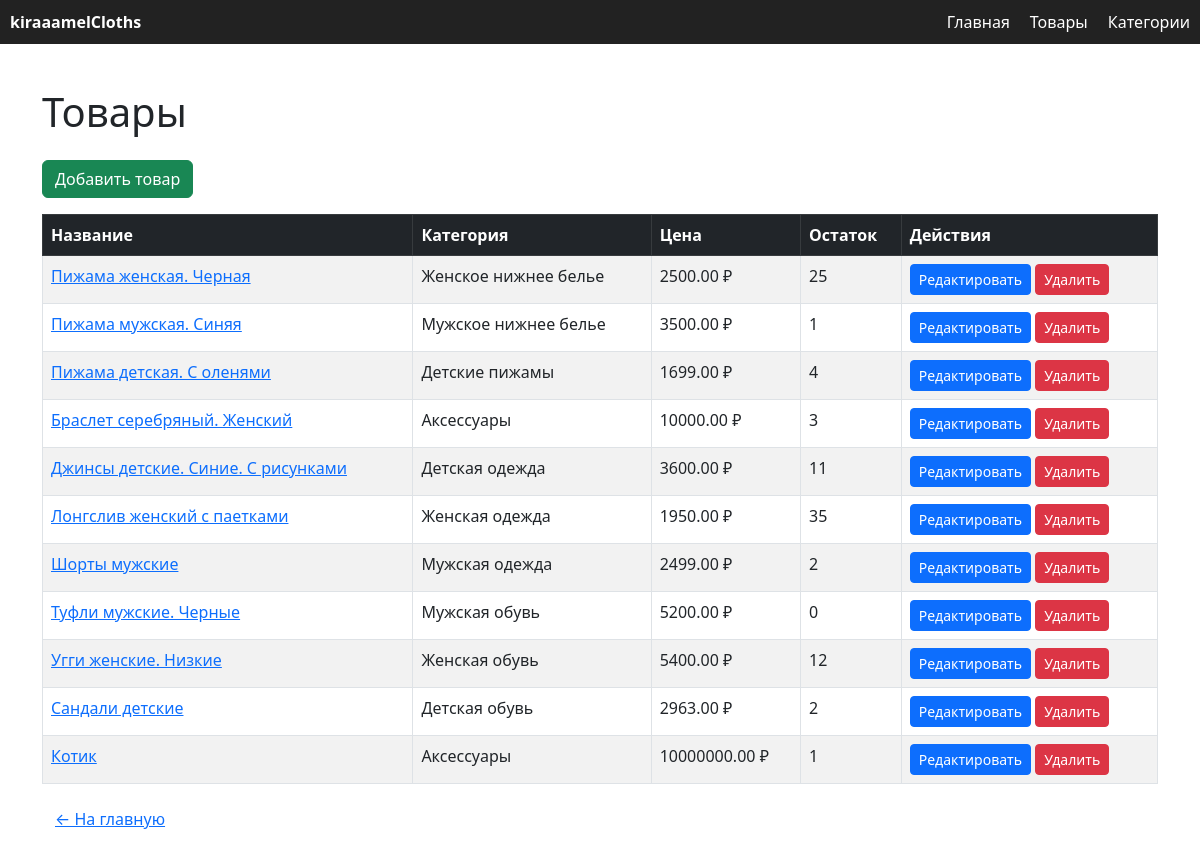
/products/, run on an earlier commit of the app's database.
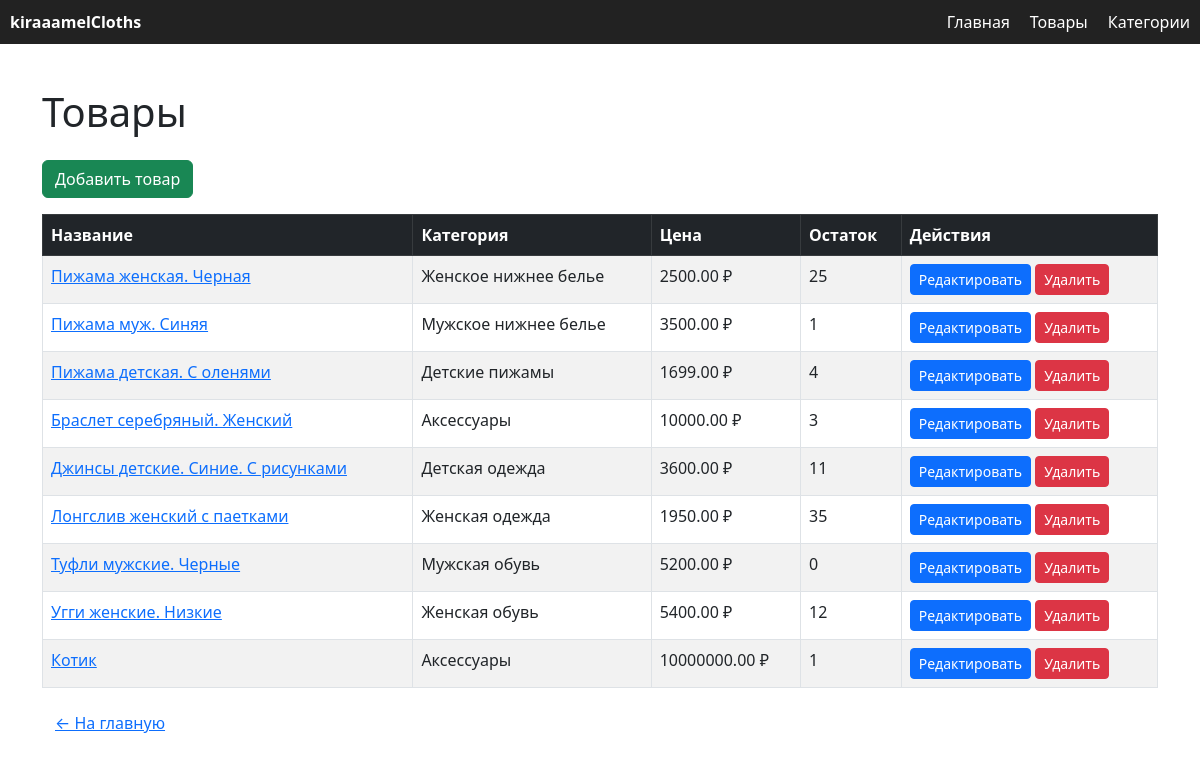
And on a later commit of the database.
### shop/models.py (models this page shows, shortened)
class Product(models.Model):
    GENDER_CHOICES = [
        ('male', 'Мужской'),
        ('female', 'Женский'),
        ('kids', 'Детский'),
    ]
    name = models.CharField(max_length=200, verbose_name="Название товара")
    description = models.TextField(blank=True, verbose_name="Описание товара")
    price = models.DecimalField(max_digits=10, decimal_places=2, verbose_name="Цена")
    category = models.ForeignKey(ProductCategory, on_delete=models.CASCADE, related_name="products", verbose_name="Категория")
    stock_quantity = models.PositiveIntegerField(verbose_name="Количество на складе")
    image = models.ImageField(upload_to='product_images/', blank=True, null=True, verbose_name="Изображение")
    gender = models.CharField(max_length=10, choices=GENDER_CHOICES, default='unisex', verbose_name="Пол")
    created_by = models.ForeignKey(User, on_delete=models.SET_NULL, null=True, verbose_name="Создатель")
    brand = models.CharField(max_length=100, verbose_name="Бренд", default='UnknownBrand')
    size = models.CharField(max_length=50, verbose_name="Размер", default='Unknown')
    class Meta:
        verbose_name = "Товар"
        verbose_name_plural = "Товары"

class ProductCategory(models.Model):
    name = models.CharField(max_length=100, verbose_name="Название категории")
    description = models.TextField(blank=True, verbose_name="Описание категории")
    created_at = models.DateTimeField(auto_now_add=True, verbose_name="Дата создания")
    class Meta:
        verbose_name = "Категория товара"
        verbose_name_plural = "Категории товаров"

### shop/views.py (the view)
# urls.py: path('products/', views.product_list, name='product_list'),              # список товаров
def product_list(request):
    products = Product.objects.all()
    return render(request, 'product_list.html', {'products': products})

### shop/templates/product_list.html (shortened to what this page needs)
{% load static %}
<!DOCTYPE html>
<html lang="ru">
<head>
    <link href="https://cdn.jsdelivr.net/npm/bootstrap@5.3.0/dist/css/bootstrap.min.css" rel="stylesheet">
</head>
<body>
<nav style="background-color: #222; padding: 10px; margin-bottom: 20px;">
    <div style="max-width: 1200px; margin: 0 auto; display: flex; justify-content: space-between; align-items: center; color: white;">
        <a href="{% url 'shop:home' %}" style="color: white; font-weight: bold; text-decoration: none;">kiraaamelCloths</a>
        <ul style="list-style: none; display: flex; gap: 20px; margin: 0; padding: 0;">
            <li><a href="{% url 'shop:home' %}" style="color: white; text-decoration: none;">Главная</a></li>
            <li><a href="{% url 'shop:product_list' %}" style="color: white; text-decoration: none;">Товары</a></li>
            <li><a href="{% url 'shop:category_list' %}" style="color: white; text-decoration: none;">Категории</a></li>
        </ul>
    </div>
</nav>
<div class="container py-4">
    <h1 class="mb-4">Товары</h1>
    <a href="{% url 'shop:product_add' %}" class="btn btn-success mb-3">Добавить товар</a>
    <table class="table table-bordered table-striped">
        <thead class="table-dark">
            <tr>
                <th>Название</th>
                <th>Категория</th>
                <th>Цена</th>
                <th>Остаток</th>
                <th>Действия</th>
            </tr>
        </thead>
        <tbody>
        {% for product in products %}
            <tr>
                <td><a href="{% url 'shop:product_detail' product.pk %}">{{ product.name }}</a></td>
                <td>{{ product.category.name }}</td>
                <td>{{ product.price }} ₽</td>
                <td>{{ product.stock_quantity }}</td>
                <td>
                    <a href="{% url 'shop:product_edit' product.pk %}" class="btn btn-sm btn-primary">Редактировать</a>
                    <form action="{% url 'shop:product_delete' product.pk %}" method="post" style="display:inline;">
                        <button type="submit" class="btn btn-sm btn-danger" onclick="return confirm('Удалить товар?');">Удалить</button>
                    </form>
                </td>
            </tr>
        {% empty %}
            <tr><td colspan="5">Товары не найдены.</td></tr>
        {% endfor %}
        </tbody>
    </table>
    <a href="{% url 'shop:home' %}" class="btn btn-link">← На главную</a>
</div>
</body>
</html>

What changed in the data, as far as the page shows it:
removed Product: name "Шорты мужские", category.name "Мужская одежда", price "2499.00", stock_quantity "2"
removed Product: name "Сандали детские", category.name "Детская обувь", price "2963.00", stock_quantity "2"
changed Product "Мужское нижнее белье": name "Пижама мужская. Синяя" → "Пижама муж. Синяя"
